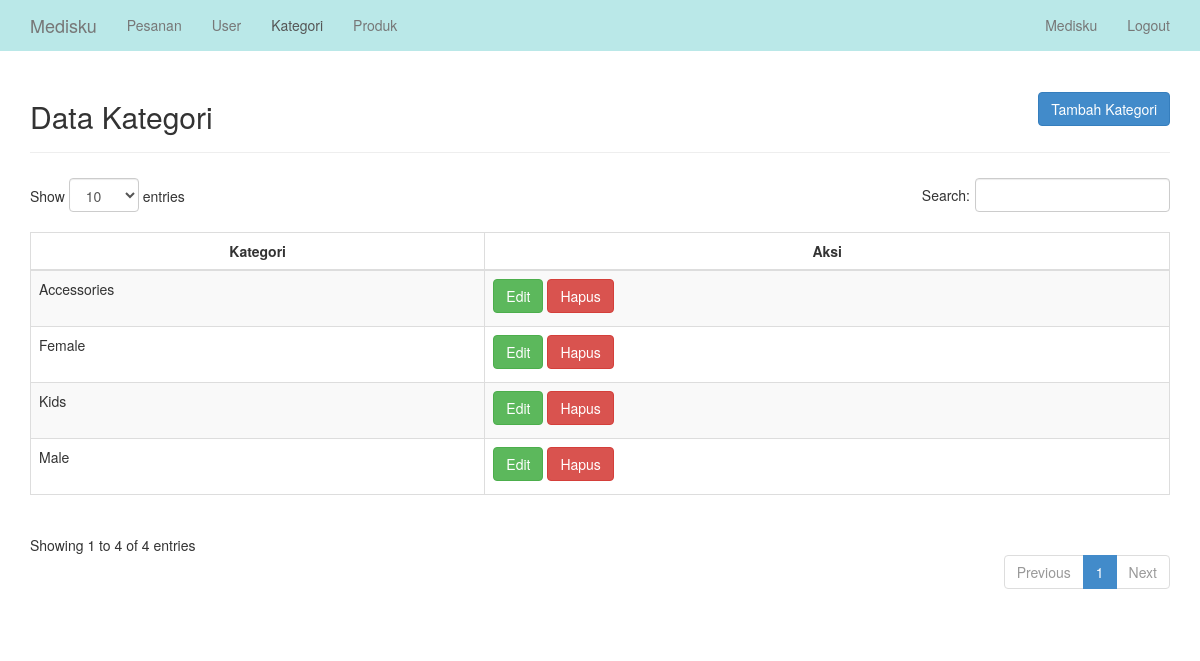
The page /admin/kategori.php (signed in) on the database as committed earlier.
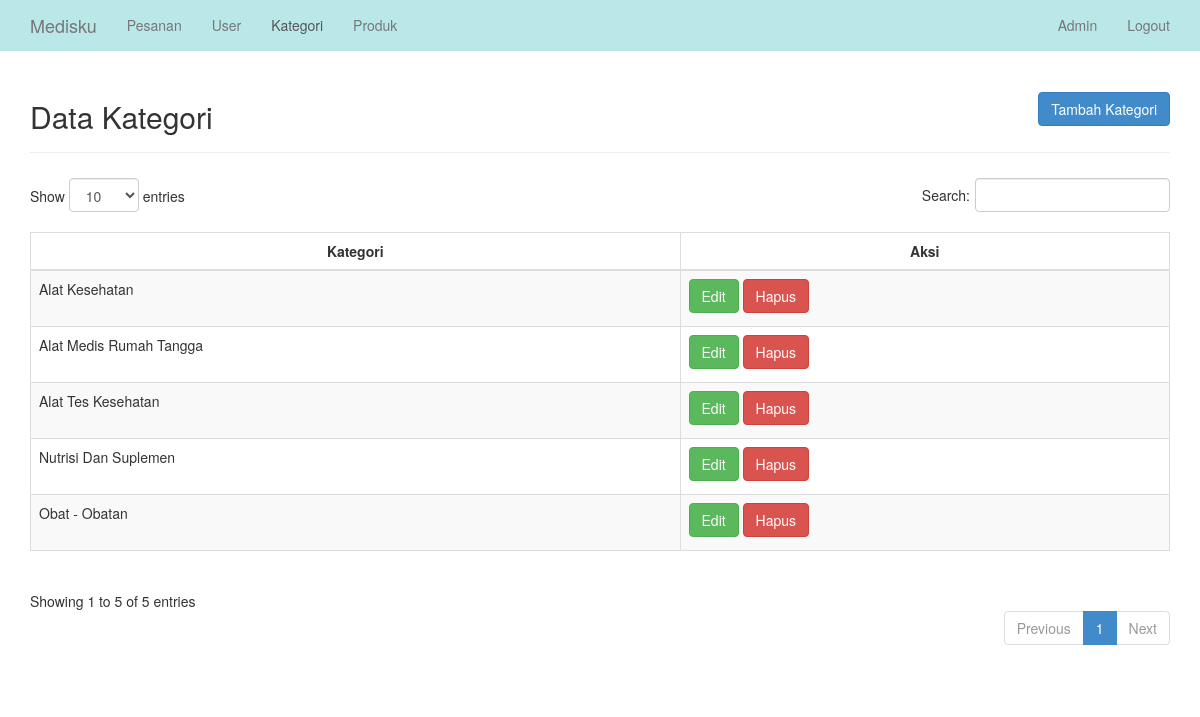
The same page on the database as committed later.
### tables this page shows
CREATE TABLE `kategori` (
  `id_kategori` int NOT NULL AUTO_INCREMENT,
  `kategori` varchar(35) NOT NULL,
  PRIMARY KEY (`id_kategori`)
);

### admin/kategori.php (the view, shortened to what this page needs)
<?php
    include "../koneksi/config.php";
?>
<!DOCTYPE html>
<html>
<head>
    <link href="../assets/css/bootstrap.css" rel="stylesheet">
    <link href="../assets/css/datatables.css" rel="stylesheet">
    <link href="../assets/css/style.css" rel="stylesheet" />
</head>
<body>
  <nav class="navbar navbar-default navbar-fixed-top" role="navigation">
      <div class="container">
          <div class="navbar-header">
              <a class="navbar-brand" href="home.php"> Medisku </a>
          </div>
          <div class="collapse navbar-collapse" id="bs-example-navbar-collapse-1">
              <ul class="nav navbar-nav">
                  <li><a href="home.php">Pesanan</a></li>
                  <li><a href="pengguna.php">User</a></li>
                  <li class="active"><a href="kategori.php">Kategori</a></li>
                  <li><a href="barang.php">Produk</a></li>
              </ul>
              <ul class="nav navbar-nav navbar-right">
                  <li>
                      <a href="user.php"><?php echo ucwords($_SESSION['nama'] ) ?></a>
                  </li>
                  <li>
                      <a href="logout.php">Logout</a>
                  </li>
              </ul>
          </div>
      </div>
  </nav>
  <div class="container">
    <br><br>
    <div class="page-header" style="display: flex; justify-content: space-between; align-items: center;">
      <h2> Data Kategori </h2>
      <button class="btn btn-primary" data-toggle="modal" data-target="#tambah">Tambah Kategori</button>
    </div>
    <table id="tables" class="table table-responsive table-bordered table-striped">
      <thead>
        <tr>
          <th style="text-align: center;">Kategori</th>
          <th style="text-align: center;">Aksi</th>
        </tr>
      </thead>
      <?php
        $sql = "select * from kategori";
        $query = mysqli_query($connect, $sql);
        $no = 1;
        while ($data = mysqli_fetch_array($query)){ ?>
          <tr>
            <td><?php echo ucwords("$data[kategori]"); ?></td>
            <td>
              <button class="btn btn-success" data-toggle="modal" data-target="#edit<?php echo $no; ?>">Edit</button>
              <a href="hapus_kategori.php?id_kategori=<?php echo "$data[id_kategori]"; ?>" onclick='return confirm("Anda Yakin?")' class="btn btn-danger">Hapus</a>
            </td>
          </tr>
        <?php $no++; }
      ?>
    </table>
  </div>
</body>
</html>

Rows that differ between the two databases and show on the page:
changed kategori: kategori "Female" → "Obat - Obatan"; moves up the list
changed kategori: kategori "Accessories" → "Alat Tes Kesehatan"
changed kategori: kategori "Male" → "Alat Medis Rumah Tangga"
changed kategori: kategori "Kids" → "Nutrisi Dan Suplemen"
added kategori: kategori "Alat Kesehatan"
Other text that changed with them:
$_SESSION['nama']: "Medisku" → "Admin"
text written by a page script: "Show entries Search: Showing 1 to 4 of 4 entries Previous 1 Next" → "Show entries Search: Showing 1 to 5 of 5 entries Previous 1 Next"
